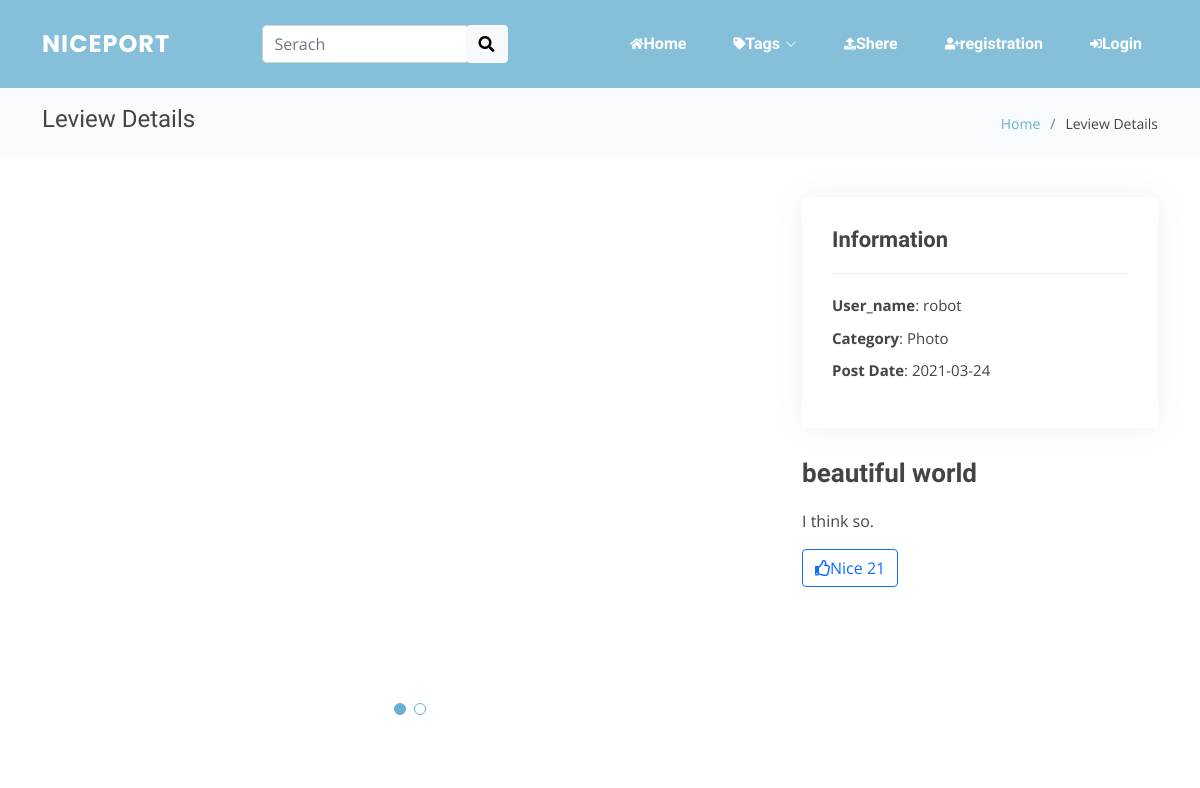
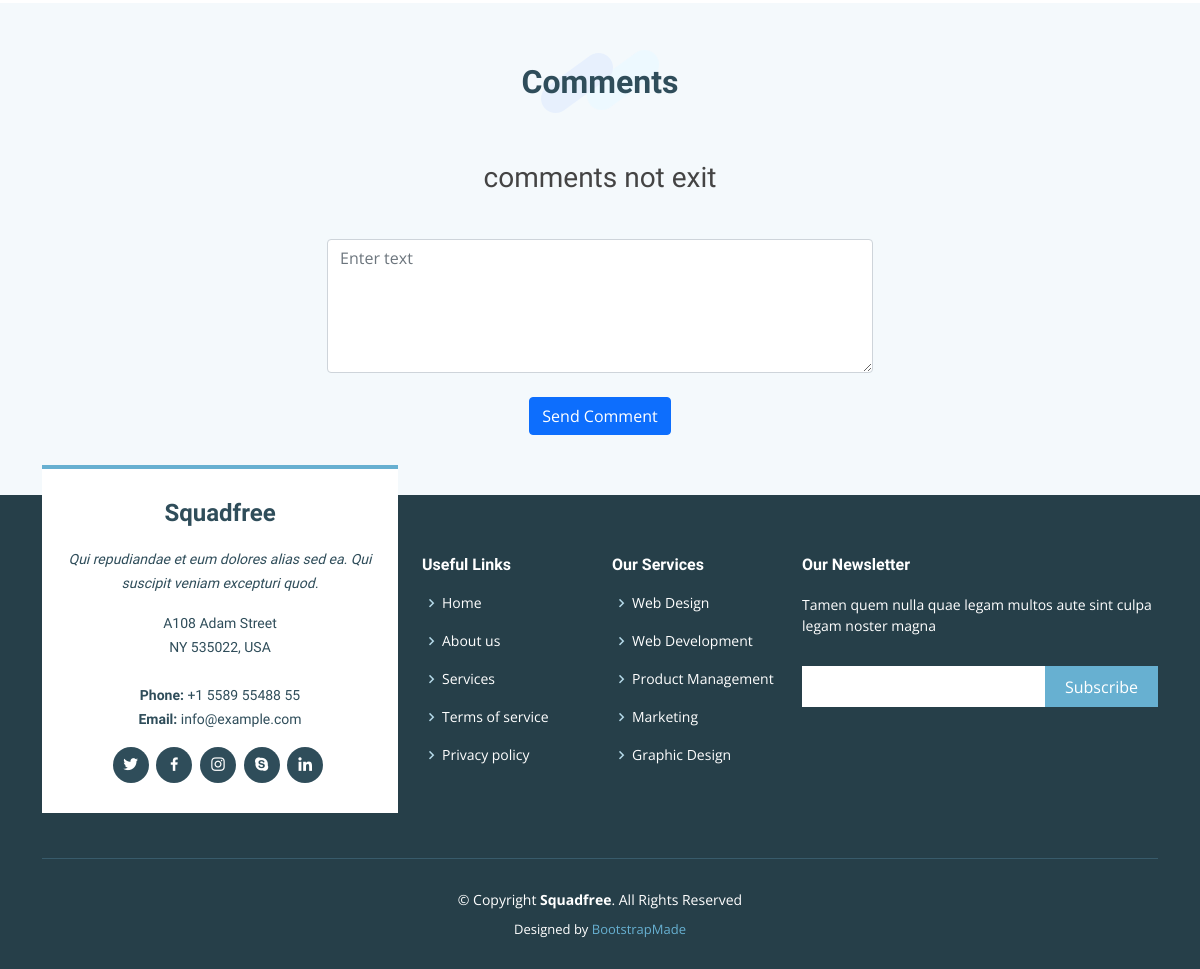
Page /work_detail.php?work_id=43 on the committed database (2 pictures, top to bottom).
### tables this page shows
CREATE TABLE `users` (
  `user_id` int(10) NOT NULL,
  `user_name` varchar(30) NOT NULL,
  `user_icon` text NOT NULL,
  `user_profile` text DEFAULT NULL,
  `mail_address` varchar(200) NOT NULL,
  `password` varchar(99) NOT NULL,
  `added_date` date NOT NULL,
  `deleted_date` date DEFAULT NULL
);

CREATE TABLE `categories` (
  `category_id` int(20) NOT NULL,
  `category_name` varchar(20) NOT NULL
);

CREATE TABLE `works` (
  `work_id` int(100) NOT NULL,
  `work_title` varchar(20) NOT NULL,
  `detail` text DEFAULT NULL,
  `category_id` int(20) NOT NULL,
  `user_id` int(11) NOT NULL,
  `nice` int(11) NOT NULL,
  `added_date` date NOT NULL
);

### classes/Database.php (called while the page is built, shortened)
<?php
class Database
{
  private  $serever_name = "localhost";
  private  $user_name = "root";
  private  $password = "";
  private  $db_name = "nice_port";
  public function __construct()
  {
    $this->conn = new mysqli($this->serever_name, $this->user_name, $this->password, $this->db_name);
    if ($this->conn->connect_error) {
      echo "ERROR: connecting to database failed";
    } else {
      return $this->conn;
    }
  }
}

### work_action.php (called while the page is built, shortened)
<?php
include "classes/works.php";
$work_obj = new Works;

### classes/works.php (called while the page is built, shortened)
<?php
include_once 'Database.php';
class Works extends Database
{
  function display_works_detail($work_id)
  {
    $sql = "SELECT works.work_id, works.work_title, works.detail, pictures.picture_url, categories.category_name, works.user_id, users.user_name, works.nice, works.added_date FROM works LEFT OUTER JOIN works_pictures ON works.work_id = works_pictures.work_id LEFT OUTER JOIN pictures ON works_pictures.picture_id = pictures.picture_id INNER JOIN categories ON works.category_id = categories.category_id INNER JOIN users ON works.user_id = users.user_id WHERE works.work_id = '$work_id'";
    $result = $this->conn->query($sql);
    if ($result->num_rows > 0) {
      $container = array();
      while ($row = $result->fetch_assoc()) {
        $container[] = $row;
      }
      return $container;
    } else {
      return FALSE;
    }
  }
  function display_works_comments($work_id)
  {
    $sql = "SELECT comments.comment_id, comments.comment_value, comments.comment_date, comments.user_id, users.user_name, users.user_icon FROM comments, works_comments, users WHERE works_comments.comment_id = comments.comment_id AND comments.user_id = users.user_id AND works_comments.work_id = '$work_id'";
    $result = $this->conn->query($sql);
    if ($result->num_rows > 0) {
      $container = array();
      while ($row = $result->fetch_assoc()) {
        $container[] = $row;
      }
      return $container;
    } else {
      return FALSE;
    }
  }
}

### work_detail.php (the view, shortened to what this page needs)
<?php
include 'work_action.php';
$work_id = $_GET['work_id'];
$works_list = $work_obj->display_works_detail($work_id);
$comment_list = $work_obj->display_works_comments($work_id);
?>
<!DOCTYPE html>
<html lang="en">
<head>
  <link href="assets/vendor/aos/aos.css" rel="stylesheet">
  <link href="assets/vendor/bootstrap/css/bootstrap.min.css" rel="stylesheet">
  <link href="assets/vendor/bootstrap-icons/bootstrap-icons.css" rel="stylesheet">
  <link href="assets/vendor/boxicons/css/boxicons.min.css" rel="stylesheet">
  <link href="assets/vendor/glightbox/css/glightbox.min.css" rel="stylesheet">
  <link href="assets/vendor/swiper/swiper-bundle.min.css" rel="stylesheet">
  <link rel="stylesheet" href="https://use.fontawesome.com/releases/v5.1.0/css/all.css">
  <link href="assets/css/style.css" rel="stylesheet">
</head>
<body>
  <header id="header" class="fixed-top ">
    <div class="container d-flex align-items-center justify-content-between">
      <div class="logo">
        <h1 class="text-light"><a href="index.php"><span>NicePort</span></a></h1>
      </div>
      <div class="from-group">
        <form action="index.php" method="GET">
          <div class="input-group">
            <input type="search" class="form-control" name="saerch" id="" aria-describedby="helpId" placeholder="Serach">
            <span class="input-group-btn">
              <button class="btn btn-light" type="submit"><i class="fas fa-search"></i></button>
            </span>
          </div>
        </form>
      </div>
      <nav id="navbar" class="navbar">
        <ul>
          <li><a class="nav-link" href="index.php"><i class="fa fa-home"></i>Home</a></li>
          <li class="dropdown"><a href="#"><i class="fas fa-tag"></i><span>Tags</span> <i class="bi bi-chevron-down"></i></a>
          </li>
          <li><a class="nav-link scrollto" href="upload_works.php"><i class="fas fa-upload"></i> <span>Shere</span></a></li>
          <?php
          if (isset($_SESSION['user_id'])) {
            echo '<li class="dropdown"><a href="#"><i class="fas fa-user"></i><span>Members</span><i class="bi bi-chevron-down"></i></a>
            <ul>
              <li><a href="mypage.php">MyPage</a></li>
              <li><a href="user_action.php?logout=true">Logout</a></li>
            </ul>
          </li>';
          } else {
            echo '<li><a class="nav-link" href="registration.php"><i class="fas fa-user-plus"></i><span>registration</span></a></li>';
            echo '<li><a class="nav-link" href="login.php"><i class="fas fa-sign-in-alt"></i> <span>Login</span></a></li>';
          }
          ?>
        </ul>
      </nav>
    </div>
  </header>
  <main id="main">
    <section class="breadcrumbs">
      <div class="container">
        <div class="d-flex justify-content-between align-items-center">
          <h2>Leview Details</h2>
          <ol>
            <li><a href="index.php">Home</a></li>
            <li>Leview Details</li>
          </ol>
        </div>
      </div>
    </section>
    <section id="portfolio-details" class="portfolio-details">
      <div class="container">
        <div class="row gy-4">
          <div class="col-lg-8">
            <div class="portfolio-details-slider swiper-container">
              <div class="swiper-wrapper align-items-center">
                <?php foreach ($works_list as $row) : ?>
                  <div class="swiper-slide">
                    <?php if (isset($row['picture_url'])) {
                      $src = $row['picture_url'];
                    } else {
                      $src = "images/no_image_square.jpg";
                    }
                    ?>
                  </div>
                <?php endforeach ?>
              </div>
              <div class="swiper-pagination"></div>
            </div>
          </div>
          <div class="col-lg-4">
            <div class="portfolio-info">
              <h3>Information</h3>
              <ul>
                <li><strong>User_name</strong>: <?php echo $works_list[0]["user_name"] ?></li>
                <li><strong>Category</strong>: <?php echo $works_list[0]["category_name"] ?></li>
                <li><strong>Post Date</strong>: <?php echo $works_list[0]["added_date"] ?></li>
              </ul>
            </div>
            <div class="portfolio-description">
              <h2><?php echo $works_list[0]["work_title"] ?></h2>
              <p><?php echo $works_list[0]["detail"] ?></p>
            </div>
            <button type="button" id="nice_button" name="nice_button" class="btn btn-outline-primary" data-toggle="button" aria-pressed="false" autocomplete="off"><i class="far fa-thumbs-up"></i>Nice <span id="val"><?php echo $works_list[0]["nice"] ?></span></button>
          </div>
        </div>
      </div>
    </section>
    <section id="testimonials" class="testimonials section-bg">
      <div class="container">
        <div class="section-title">
          <h2>Comments</h2>
        </div>
        <div class="testimonials-slider swiper-container">
          <?php if ($comment_list !== FALSE) : ?>
            <div class="swiper-wrapper align-items-center">
              <?php foreach ((array)$comment_list as $row) : ?>
                <div class="swiper-slide">
                  <div class="testimonial-item">
                    <p>
                      <i class="bx bxs-quote-alt-left quote-icon-left"></i>
                      <?php echo $row['comment_value'] ?>
                      <i class="bx bxs-quote-alt-right quote-icon-right"></i>
                    </p>
                    <?php if (isset($row['user_icon']) and !empty($row['user_icon'])) {
                      $src = $row['user_icon'];
                    } else {
                      $src = "assets/img/testimonials/nouser.png";
                    }
                    echo "<img src='$src' class='testimonial-img' alt=''>";
                    ?>
                    <h3>@<?php echo $row['user_name'] ?></h3>
                    <h4><?php echo $row['comment_date'] ?></h4>
                  </div>
                </div>
              <?php endforeach ?>
            </div>
          <?php else : ?>
            <div class="row justify-content-md-center">
              <h3 class="text-center">comments not exit</h3>
            </div>
          <?php endif; ?>
        </div>
        <div class="row justify-content-md-center">
          <div class="col-md-6">
            <form action="work_action.php?work_id=<?php echo $work_id ?>" method="post" role="form">
              <div class="form-group mt-3">
                <textarea class="form-control" name="comment" rows="5" placeholder="Enter text" required></textarea>
              </div>
              <br>
              <div class="text-center"><button type="submit" name="upload_comment" class="btn btn-primary">Send Comment</button></div>
            </form>
          </div>
        </div>
      </div>
    </section>
  </main>
  <footer id="footer">
    <div class="footer-top">
      <div class="container">
        <div class="row">
          <div class="col-lg-4 col-md-6">
            <div class="footer-info">
              <h3>Squadfree</h3>
              <p class="pb-3"><em>Qui repudiandae et eum dolores alias sed ea. Qui suscipit veniam excepturi quod.</em></p>
              <p>
                A108 Adam Street <br>
                NY 535022, USA<br><br>
                <strong>Phone:</strong> +1 5589 55488 55<br>
                <strong>Email:</strong> info@example.com<br>
              </p>
              <div class="social-links mt-3">
                <a href="#" class="twitter"><i class="bx bxl-twitter"></i></a>
                <a href="#" class="facebook"><i class="bx bxl-facebook"></i></a>
                <a href="#" class="instagram"><i class="bx bxl-instagram"></i></a>
                <a href="#" class="google-plus"><i class="bx bxl-skype"></i></a>
                <a href="#" class="linkedin"><i class="bx bxl-linkedin"></i></a>
              </div>
            </div>
          </div>
          <div class="col-lg-2 col-md-6 footer-links">
            <h4>Useful Links</h4>
            <ul>
              <li><i class="bx bx-chevron-right"></i> <a href="#">Home</a></li>
              <li><i class="bx bx-chevron-right"></i> <a href="#">About us</a></li>
              <li><i class="bx bx-chevron-right"></i> <a href="#">Services</a></li>
              <li><i class="bx bx-chevron-right"></i> <a href="#">Terms of service</a></li>
              <li><i class="bx bx-chevron-right"></i> <a href="#">Privacy policy</a></li>
            </ul>
          </div>
          <div class="col-lg-2 col-md-6 footer-links">
            <h4>Our Services</h4>
            <ul>
              <li><i class="bx bx-chevron-right"></i> <a href="#">Web Design</a></li>
              <li><i class="bx bx-chevron-right"></i> <a href="#">Web Development</a></li>
              <li><i class="bx bx-chevron-right"></i> <a href="#">Product Management</a></li>
              <li><i class="bx bx-chevron-right"></i> <a href="#">Marketing</a></li>
              <li><i class="bx bx-chevron-right"></i> <a href="#">Graphic Design</a></li>
            </ul>
          </div>
          <div class="col-lg-4 col-md-6 footer-newsletter">
            <h4>Our Newsletter</h4>
            <p>Tamen quem nulla quae legam multos aute sint culpa legam noster magna</p>
            <form action="" method="post">
              <input type="email" name="email"><input type="submit" value="Subscribe">
            </form>
          </div>
        </div>
      </div>
    </div>
    <div class="container">
      <div class="copyright">
        &copy; Copyright <strong><span>Squadfree</span></strong>. All Rights Reserved
      </div>
      <div class="credits">
        Designed by <a href="https://bootstrapmade.com/">BootstrapMade</a>
      </div>
    </div>
  </footer>
</body>
</html>

### rows in the picture
users: user_name "robot"
categories: category_name "Photo"
works: added_date "2021-03-24", work_title "beautiful world", detail "I think so.", nice "21"
